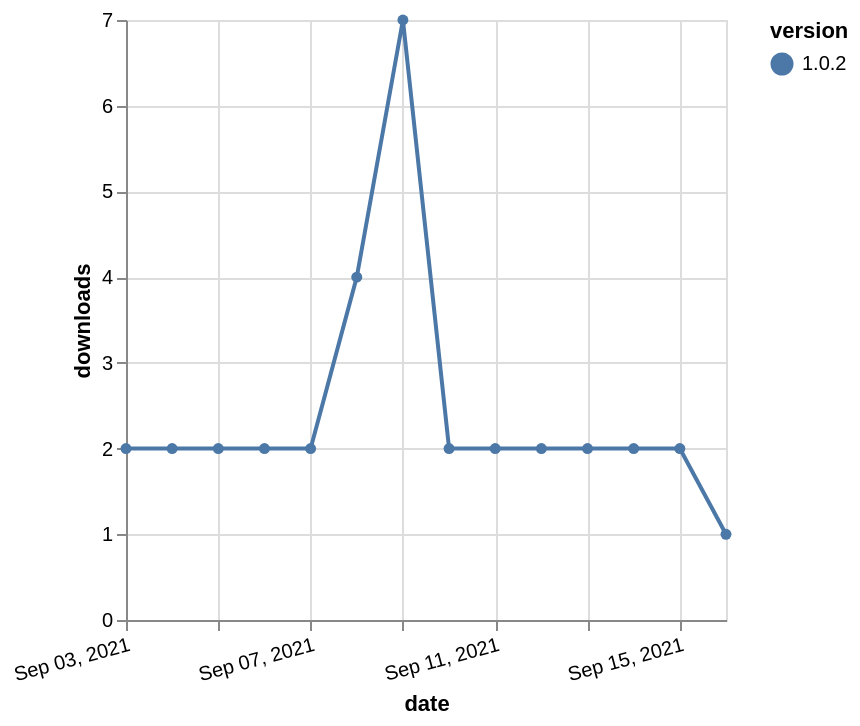

Express this chart as Vega-Lite.
### Vega-Lite specification from a JSON file in a GitHub repository (floating-point values rounded to 4 significant figures)
{"$schema": "https://vega.github.io/schema/vega-lite/v5.json", "description": "A simple bar chart with embedded data.", "data": {"values": [{"date": "2021-09-03", "total": 573, "delta": 2, "version": "1.0.2"}, {"date": "2021-09-04", "total": 575, "delta": 2, "version": "1.0.2"}, {"date": "2021-09-05", "total": 577, "delta": 2, "version": "1.0.2"}, {"date": "2021-09-06", "total": 579, "delta": 2, "version": "1.0.2"}, {"date": "2021-09-07", "total": 581, "delta": 2, "version": "1.0.2"}, {"date": "2021-09-08", "total": 585, "delta": 4, "version": "1.0.2"}, {"date": "2021-09-09", "total": 592, "delta": 7, "version": "1.0.2"}, {"date": "2021-09-10", "total": 594, "delta": 2, "version": "1.0.2"}, {"date": "2021-09-11", "total": 596, "delta": 2, "version": "1.0.2"}, {"date": "2021-09-12", "total": 598, "delta": 2, "version": "1.0.2"}, {"date": "2021-09-13", "total": 600, "delta": 2, "version": "1.0.2"}, {"date": "2021-09-14", "total": 602, "delta": 2, "version": "1.0.2"}, {"date": "2021-09-15", "total": 604, "delta": 2, "version": "1.0.2"}, {"date": "2021-09-16", "total": 605, "delta": 1, "version": "1.0.2"}]}, "width": "container", "mark": {"type": "line", "point": {"filled": true}}, "encoding": {"x": {"field": "date", "type": "temporal", "timeUnit": "yearmonthdate", "title": "date", "axis": {"labelAngle": -15}}, "y": {"field": "delta", "type": "quantitative", "title": "downloads"}, "color": {"field": "version", "type": "nominal"}, "tooltip": {"field": "delta"}}}
